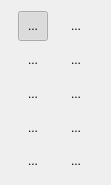
       <widget class="QWidget" name="scrollAreaWidgetContents">
        <property name="geometry">
         <rect>
          <x>5</x>
          <y>0</y>
          <width>111</width>
          <height>185</height>
         </rect>
        </property>
        <property name="minimumSize">
         <size>
          <width>111</width>
          <height>185</height>
         </size>
        </property>
        <property name="maximumSize">
         <size>
          <width>111</width>
          <height>53</height>
         </size>
        </property>
        <property name="layoutDirection">
         <enum>Qt::LeftToRight</enum>
        </property>
        <layout class="QGridLayout" name="gridLayout_3">
         <item row="2" column="0">
          <widget class="QToolButton" name="diamond">
           <property name="minimumSize">
            <size>
             <width>30</width>
             <height>30</height>
            </size>
           </property>
           <property name="maximumSize">
            <size>
             <width>30</width>
             <height>30</height>
            </size>
           </property>
           <property name="text">
            <string>...</string>
           </property>
           <property name="icon">
            <iconset resource="../resources.qrc">
             <normaloff>:/symbol/resources/images/simboli/Diamond.png</normaloff>:/symbol/resources/images/simboli/Diamond.png</iconset>
           </property>
           <property name="iconSize">
            <size>
             <width>30</width>
             <height>30</height>
            </size>
           </property>
           <property name="checkable">
            <bool>true</bool>
           </property>
           <property name="autoExclusive">
            <bool>true</bool>
           </property>
           <property name="autoRaise">
            <bool>true</bool>
           </property>
          </widget>
         </item>
         <item row="1" column="0">
          <widget class="QToolButton" name="regular_star">
           <property name="minimumSize">
            <size>
             <width>30</width>
             <height>30</height>
            </size>
           </property>
           <property name="maximumSize">
            <size>
             <width>30</width>
             <height>30</height>
            </size>
           </property>
           <property name="text">
            <string>...</string>
           </property>
           <property name="icon">
            <iconset resource="../resources.qrc">
             <normaloff>:/symbol/resources/images/simboli/whiteStar.png</normaloff>:/symbol/resources/images/simboli/whiteStar.png</iconset>
           </property>
           <property name="iconSize">
            <size>
             <width>30</width>
             <height>30</height>
            </size>
           </property>
           <property name="checkable">
            <bool>true</bool>
           </property>
           <property name="checked">
            <bool>true</bool>
           </property>
           <property name="autoExclusive">
            <bool>true</bool>
           </property>
           <property name="autoRaise">
            <bool>true</bool>
           </property>
          </widget>
         </item>
         <item row="1" column="1">
          <widget class="QToolButton" name="circle">
           <property name="minimumSize">
            <size>
             <width>30</width>
             <height>30</height>
            </size>
           </property>
           <property name="maximumSize">
            <size>
             <width>30</width>
             <height>30</height>
            </size>
           </property>
           <property name="text">
            <string>...</string>
           </property>
           <property name="icon">
            <iconset resource="../resources.qrc">
             <normaloff>:/symbol/resources/images/simboli/Circle.png</normaloff>:/symbol/resources/images/simboli/Circle.png</iconset>
           </property>
           <property name="iconSize">
            <size>
             <width>30</width>
             <height>30</height>
            </size>
           </property>
           <property name="checkable">
            <bool>true</bool>
           </property>
           <property name="autoExclusive">
            <bool>true</bool>
           </property>
           <property name="autoRaise">
            <bool>true</bool>
           </property>
          </widget>
         </item>
         <item row="2" column="1">
          <widget class="QToolButton" name="rectangle">
           <property name="minimumSize">
            <size>
             <width>30</width>
             <height>30</height>
            </size>
           </property>
           <property name="maximumSize">
            <size>
             <width>30</width>
             <height>30</height>
            </size>
           </property>
           <property name="text">
            <string>...</string>
           </property>
           <property name="icon">
            <iconset resource="../resources.qrc">
             <normaloff>:/symbol/resources/images/simboli/Square.png</normaloff>:/symbol/resources/images/simboli/Square.png</iconset>
           </property>
           <property name="iconSize">
            <size>
             <width>30</width>
             <height>30</height>
            </size>
           </property>
           <property name="checkable">
            <bool>true</bool>
           </property>
           <property name="autoExclusive">
            <bool>true</bool>
           </property>
           <property name="autoRaise">
            <bool>true</bool>
           </property>
          </widget>
         </item>
         <item row="3" column="0">
          <widget class="QToolButton" name="cross">
           <property name="minimumSize">
            <size>
             <width>30</width>
             <height>30</height>
            </size>
           </property>
           <property name="maximumSize">
            <size>
             <width>30</width>
             <height>30</height>
            </size>
           </property>
           <property name="text">
            <string>...</string>
           </property>
           <property name="icon">
            <iconset resource="../resources.qrc">
             <normaloff>:/symbol/resources/images/simboli/Cross2.png</normaloff>:/symbol/resources/images/simboli/Cross2.png</iconset>
           </property>
           <property name="iconSize">
            <size>
             <width>30</width>
             <height>30</height>
            </size>
           </property>
           <property name="checkable">
            <bool>true</bool>
           </property>
           <property name="autoExclusive">
            <bool>true</bool>
           </property>
           <property name="autoRaise">
            <bool>true</bool>
           </property>
          </widget>
         </item>
         <item row="3" column="1">
          <widget class="QToolButton" name="triangle">
           <property name="minimumSize">
            <size>
             <width>30</width>
             <height>30</height>
            </size>
           </property>
           <property name="maximumSize">
            <size>
             <width>30</width>
             <height>30</height>
            </size>
           </property>
           <property name="text">
            <string>...</string>
           </property>
           <property name="icon">
            <iconset resource="../resources.qrc">
             <normaloff>:/symbol/resources/images/simboli/Triangolo.png</normaloff>:/symbol/resources/images/simboli/Triangolo.png</iconset>
           </property>
           <property name="iconSize">
            <size>
             <width>30</width>
             <height>30</height>
            </size>
           </property>
           <property name="checkable">
            <bool>true</bool>
           </property>
           <property name="autoExclusive">
            <bool>true</bool>
           </property>
           <property name="autoRaise">
            <bool>true</bool>
           </property>
          </widget>
         </item>
         <item row="4" column="0">
          <widget class="QToolButton" name="filled_arrowhead">
           <property name="minimumSize">
            <size>
             <width>30</width>
             <height>30</height>
            </size>
           </property>
           <property name="maximumSize">
            <size>
             <width>30</width>
             <height>30</height>
            </size>
           </property>
           <property name="text">
            <string>...</string>
           </property>
           <property name="icon">
            <iconset resource="../resources.qrc">
             <normaloff>:/symbol/resources/images/simboli/Triangolo2.png</normaloff>:/symbol/resources/images/simboli/Triangolo2.png</iconset>
           </property>
           <property name="iconSize">
            <size>
             <width>30</width>
             <height>30</height>
            </size>
           </property>
           <property name="checkable">
            <bool>true</bool>
           </property>
           <property name="autoExclusive">
            <bool>true</bool>
           </property>
           <property name="autoRaise">
            <bool>true</bool>
           </property>
          </widget>
         </item>
         <item row="4" column="1">
          <widget class="QToolButton" name="arrow">
           <property name="minimumSize">
            <size>
             <width>30</width>
             <height>30</height>
            </size>
           </property>
           <property name="maximumSize">
            <size>
             <width>30</width>
             <height>30</height>
            </size>
           </property>
           <property name="text">
            <string>...</string>
           </property>
           <property name="icon">
            <iconset resource="../resources.qrc">
             <normaloff>:/symbol/resources/images/simboli/Freccia.png</normaloff>:/symbol/resources/images/simboli/Freccia.png</iconset>
           </property>
           <property name="iconSize">
            <size>
             <width>30</width>
             <height>30</height>
            </size>
           </property>
           <property name="checkable">
            <bool>true</bool>
           </property>
           <property name="autoExclusive">
            <bool>true</bool>
           </property>
           <property name="autoRaise">
            <bool>true</bool>
           </property>
          </widget>
         </item>
         <item row="5" column="0">
          <widget class="QToolButton" name="pentagon">
           <property name="minimumSize">
            <size>
             <width>30</width>
             <height>30</height>
            </size>
           </property>
           <property name="maximumSize">
            <size>
             <width>30</width>
             <height>30</height>
            </size>
           </property>
           <property name="text">
            <string>...</string>
           </property>
           <property name="icon">
            <iconset resource="../resources.qrc">
             <normaloff>:/symbol/resources/images/simboli/Penta.png</normaloff>:/symbol/resources/images/simboli/Penta.png</iconset>
           </property>
           <property name="iconSize">
            <size>
             <width>30</width>
             <height>30</height>
            </size>
           </property>
           <property name="checkable">
            <bool>true</bool>
           </property>
           <property name="autoExclusive">
            <bool>true</bool>
           </property>
           <property name="autoRaise">
            <bool>true</bool>
           </property>
          </widget>
         </item>
         <item row="5" column="1">
          <widget class="QToolButton" name="arrowhead">
           <property name="minimumSize">
            <size>
             <width>30</width>
             <height>30</height>
            </size>
           </property>
           <property name="maximumSize">
            <size>
             <width>30</width>
             <height>30</height>
            </size>
           </property>
           <property name="text">
            <string>...</string>
           </property>
           <property name="icon">
            <iconset resource="../resources.qrc">
             <normaloff>:/symbol/resources/images/simboli/Freccia_2.png</normaloff>:/symbol/resources/images/simboli/Freccia_2.png</iconset>
           </property>
           <property name="iconSize">
            <size>
             <width>30</width>
             <height>30</height>
            </size>
           </property>
           <property name="checkable">
            <bool>true</bool>
           </property>
           <property name="autoExclusive">
            <bool>true</bool>
           </property>
           <property name="autoRaise">
            <bool>true</bool>
           </property>
          </widget>
         </item>
        </layout>
       </widget>
